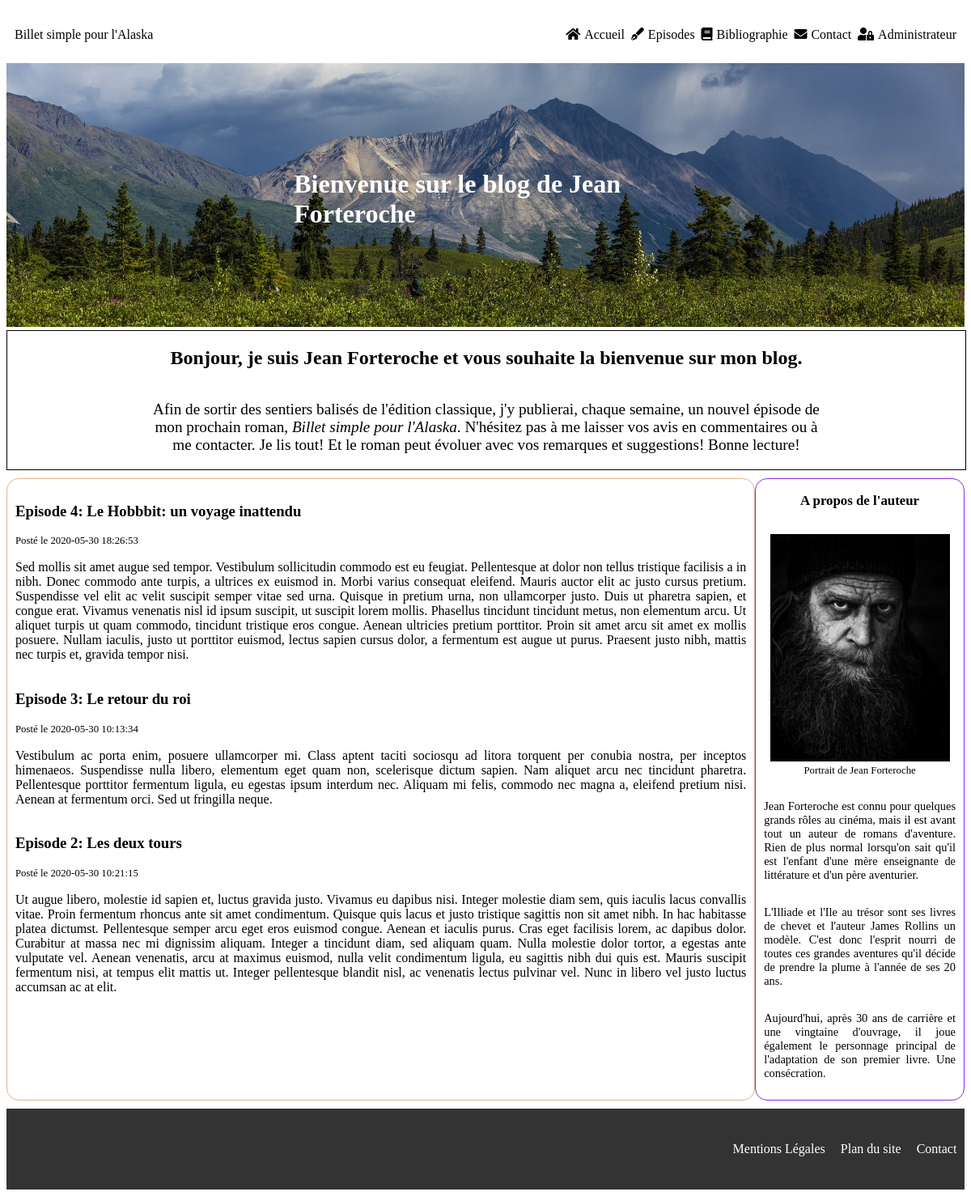
The page / on the database its author committed.
### tables this page shows
CREATE TABLE IF NOT EXISTS `episodes` (
  `episode_id` tinyint(11) NOT NULL AUTO_INCREMENT,
  `episode_title` char(255) NOT NULL,
  `episode_content` text NOT NULL,
  `episode_date` datetime NOT NULL,
  PRIMARY KEY (`episode_id`)
);

### src/Controller/PostController.php (called while the page is built, shortened)
<?php
class PostController
{
    private $postManager;
    private $view;
    public function __construct(PostManager $postManager, View $view)
    {
        $this->postManager = $postManager;
        $this->view = $view;
    }
    public function displayHome() : void
    {
        $data = $this->postManager->getThreeEpisodes();
        $this->view->display(['home' => $data]);
    }
}

### src/Service/Router.php (called while the page is built, shortened)
<?php
class Router
{
    private $postController;
    public function __construct()
    {
        $this->database = new Database();
        $this->postManager = new PostManager($this->database);
        $this->view = new View();
        $this->postController = new PostController($this->postManager, $this->view);
    }
    public function run(): void
    {
        $this->postController->displayHome();
    }
}

### public/index.php (called while the page is built, shortened)
<?php
$router = new Router();
$router->run();

### src/Model/PostManager.php (called while the page is built, shortened)
<?php
class PostManager
{
    private $database;
    public function __construct(Database $database)
    {
        $this->database = $database->databaseConnect();
    }
    public function getThreeEpisodes()
    {
        $request = $this->database->prepare("SELECT * FROM episodes ORDER BY episode_id DESC LIMIT 0, 3 ");
        $request->execute();
        return $request->fetchAll();
    }
}

### src/Service/Database.php (called while the page is built, shortened)
<?php
class Database
{
    private $servor = 'mysql:dbname=jean_forteroche;host=localhost;port=3308;chartset=utf-8';
    private $user = 'root';
    private $password = '';
    public function databaseConnect()
    {
        return new \PDO($this->servor, $this->user, $this->password);
    }
}

### Templates/Frontoffice/home.html.php (the view)
<article>
    <?php foreach ($data['home'] as $entry) {?>
        <a href='index.php?action=post&id=<?=$entry['episode_id']?>'>
            <h3 class='episode_title'>Episode <?=$entry['episode_id']?>: <?=$entry['episode_title']?></h3>
        </a>
        <span class='post_date'>Posté le <?=$entry['episode_date']?></span>
        <p><?=$entry['episode_content']?></p>
    <?php
    }?>
</article>

### src/View/View.php (shortened to what this page needs)
<?php
class View
{
    public function display(array $data) : void
    {
        $dataLength = count($data);
        if (empty($data)) {
            require_once('../Templates/Frontoffice/error.html.php');
        }
        elseif (!empty($data) && isset($_GET['action']) && $dataLength === (int) 1) {
            require_once('../Templates/Frontoffice/onepost.html.php');
        }
        else {
            require_once('../Templates/Frontoffice/home.html.php');
        }
        $content = ob_get_clean();
        require_once('../Templates/Frontoffice/layout.html.php');
    }
}

### Templates/Frontoffice/layout.html.php (shortened to what this page needs)
<!DOCTYPE html>
<html lang="fr">
	<head>
		<link rel="stylesheet" href="../public/css/style.css" />
		<link rel="stylesheet" href="../public/fontawesome/css/all.css" />
	</head>
	<body>
		<header>
			<div class="headband">
				<a class="logo">Billet simple pour l'Alaska</a>
				<nav>
					<div class="menu_container">
						<ul class="menu">
							<li><a href="index.php"><i class="fas fa-home"></i>Accueil</a></li>
							<li><a href="episodes.html"><i class="fas fa-pen-fancy"></i></i>Episodes</a></li>
							<li><a href="bibliographie.html"><i class="fas fa-book"></i>Bibliographie</a></li>
							<li><a href="contact.html"><i class="fas fa-envelope"></i>Contact</a></li>
							<li><a href="admin.html"><i class="fas fa-user-lock"></i>Administrateur</a></li>
						</ul>
					</div>
				</nav>
			</div>
			<img class="header_img" src="../public/images/landscape_01.jpg" alt="aurore boréale en alaska" />
			<h1>Bienvenue sur le blog de Jean Forteroche</h1>
		</header>
		<section class="welcoming_text">
			<h2>Bonjour, je suis Jean Forteroche et vous souhaite la bienvenue sur mon blog.</h2>
			<p>Afin de sortir des sentiers balisés de l'édition classique, j'y publierai, chaque semaine, un nouvel épisode de mon prochain roman,
				<span id="titre">Billet simple pour l'Alaska</span>.
				N'hésitez pas à me laisser vos avis en commentaires ou à me contacter. Je lis tout! Et le roman peut évoluer avec vos remarques et suggestions!
				Bonne lecture!
			</p>
		</section>
		<main>
			<section class="last_episodes">
				<?=$content?>
			</section>
			<aside class="about_me">
				<h3>A propos de l'auteur</h3>
				<figure>
					<img class="portrait" src="../public/images/portrait.jpg" alt="Portrait de Jean Forteroche" />
					<figcaption>Portrait de Jean Forteroche</figcaption>
				</figure>
				<p>Jean Forteroche est connu pour quelques grands rôles au cinéma, mais il est avant tout un auteur de romans d'aventure.
					Rien de plus normal lorsqu'on sait qu'il est l'enfant d'une mère enseignante de littérature et d'un père aventurier.</p>
				<p>L'Illiade et l'Ile au trésor sont ses livres de chevet et l'auteur James Rollins un modèle. C'est donc l'esprit nourri de toutes
					ces grandes aventures qu'il décide de prendre la plume à l'année de ses 20 ans.</p>
				<p>Aujourd'hui, après 30 ans de carrière et une vingtaine d'ouvrage, il joue également le personnage principal de l'adaptation de son premier livre. Une consécration.</p>
			</aside>
		</main>
		<footer>
			<div class="footer_links">
				<a href="mentions.html">Mentions Légales</a>
				<a href="site_plan.html">Plan du site</a>
				<a href="contact.html">Contact</a>
			</div>
		</footer>
	</body>
</html>

### public/css/style.css (style rules this page uses)
html { font-family: aileron; }
a { text-decoration: none; color: black; }
header { position: relative; }
.header_img { width: 100%; }
.headband { display: flex; width: 100%; height: 70px; justify-content: space-between; align-items: center; }
.logo { padding-left: 10px; }
nav { width: 45%; }
.menu { box-sizing: border-box; padding-right: 10px; display: flex; justify-content: space-between; list-style-type: none; }
.menu li i { margin-right: 5px; }
#titre { font-style: italic; }
header h1 { width: 40%; height: 10%; font-size: 2rem; position: absolute; left: 30%; top: 45%; font-weight: bold; color: white; }
.welcoming_text { width: 100%; border: 1px solid black; display: flex; flex-direction: column; align-items: center; }
.welcoming_text p { width: 70%; font-size: 1.2rem; text-align: center; }
main { width: 100%; }
.about_me { width: 20%; border: 1px solid blueviolet; border-radius: 15px; padding: 10px; padding-top: 0; text-align: justify; font-size: 0.9rem; display: flex; flex-direction: column; align-items: center; }
.portrait { width: 220px; border: 1px solid black; }
figcaption { text-align: center; font-size: 0.8rem; }
.last_episodes { border: 1px solid burlywood; width: 77%; padding: 10px; border-radius: 15px; display: flex; flex-direction: column; }
.post_date { font-size: 0.8rem; }
article { display: flex; flex-direction: column; }
article p { text-align: justify; }
main { margin-top: 10px; display: flex; justify-content: space-between; }
footer { margin-top: 10px; width: 100%; height: 100px; background-color: rgba(0, 0, 0, 0.8); display: flex; align-items: center; justify-content: right; }
.footer_links { width: 25%; display: flex; justify-content: space-around; }
.footer_links a { color: white; }

### rows shown on the page
episodes: episode_id "4", episode_title "Le Hobbbit: un voyage inattendu", episode_date "2020-05-30 18:26:53", episode_content "Sed mollis sit amet augue sed tempor. Vestibulum sollicitudin commodo est eu feugiat. Pellentesque at dolor non tellus tristique facilisis a in nibh. Donec commodo ante turpis, a ultrices ex euismod in. Morbi varius consequat eleifend. Mauris auctor elit ac justo cursus pretium. Suspendisse vel elit ac velit suscipit semper vitae sed urna. Quisque in pretium urna, non ullamcorper justo. Duis ut pharetra sapien, et congue erat. Vivamus venenatis nisl id ipsum suscipit, ut suscipit lorem mollis. Phasellus tincidunt tincidunt metus, non elementum arcu. Ut aliquet turpis ut quam commodo, tincidunt tristique eros congue. Aenean ultricies pretium porttitor. Proin sit amet arcu sit amet ex mollis…"
episodes: episode_id "3", episode_title "Le retour du roi", episode_date "2020-05-30 10:13:34", episode_content "Vestibulum ac porta enim, posuere ullamcorper mi. Class aptent taciti sociosqu ad litora torquent per conubia nostra, per inceptos himenaeos. Suspendisse nulla libero, elementum eget quam non, scelerisque dictum sapien. Nam aliquet arcu nec tincidunt pharetra. Pellentesque porttitor fermentum ligula, eu egestas ipsum interdum nec. Aliquam mi felis, commodo nec magna a, eleifend pretium nisi. Aenean at fermentum orci. Sed ut fringilla neque."
episodes: episode_id "2", episode_title "Les deux tours", episode_date "2020-05-30 10:21:15", episode_content "Ut augue libero, molestie id sapien et, luctus gravida justo. Vivamus eu dapibus nisi. Integer molestie diam sem, quis iaculis lacus convallis vitae. Proin fermentum rhoncus ante sit amet condimentum. Quisque quis lacus et justo tristique sagittis non sit amet nibh. In hac habitasse platea dictumst. Pellentesque semper arcu eget eros euismod congue. Aenean et iaculis purus. Cras eget facilisis lorem, ac dapibus dolor. Curabitur at massa nec mi dignissim aliquam. Integer a tincidunt diam, sed aliquam quam. Nulla molestie dolor tortor, a egestas ante vulputate vel. Aenean venenatis, arcu at maximus euismod, nulla velit condimentum ligula, eu sagittis nibh dui quis est. Mauris suscipit…"
